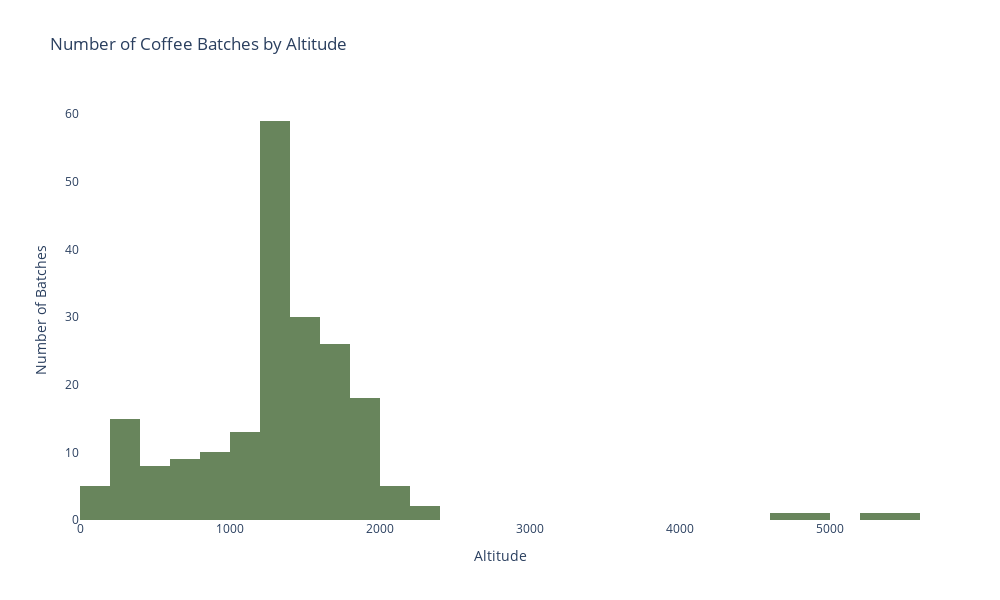

Notebook code cell kept with this figure:
### Code cell
# Plot histogram for altitude
alt = px.histogram(coffee, x='altitude_mean', title='Number of Coffee Batches by Altitude',
                     labels={'altitude_mean':'Altitude'}, width=1000, height=600,
                     color_discrete_sequence=[px.colors.qualitative.Antique[6]],)

alt.update_layout({
    'plot_bgcolor':'rgba(0, 0, 0, 0)',
    'paper_bgcolor':'rgba(0, 0, 0, 0)'
})

alt.update_layout(yaxis_title='Number of Batches')

alt.show()

### Figure 1 — Plotly figure (JSON) as saved in the notebook; plotly's stock layout.template omitted (floating-point values rounded to 4 significant figures; data arrays with more than 128 entries replaced by an {"elided": "..."} marker saying what was removed)
{"data": [{"alignmentgroup": "True", "bingroup": "x", "hovertemplate": "Altitude=%{x}<br>count=%{y}<extra></extra>", "legendgroup": "", "marker": {"color": "rgb(104, 133, 92)", "pattern": {"shape": ""}}, "name": "", "offsetgroup": "", "orientation": "v", "showlegend": false, "type": "histogram", "x": {"elided": "204 float values"}, "xaxis": "x", "yaxis": "y"}], "layout": {"barmode": "relative", "height": 600, "legend": {"tracegroupgap": 0}, "paper_bgcolor": "rgba(0, 0, 0, 0)", "plot_bgcolor": "rgba(0, 0, 0, 0)", "title": {"text": "Number of Coffee Batches by Altitude"}, "width": 1000, "xaxis": {"anchor": "y", "domain": [0, 1], "title": {"text": "Altitude"}}, "yaxis": {"anchor": "x", "domain": [0, 1], "title": {"text": "Number of Batches"}}}}
